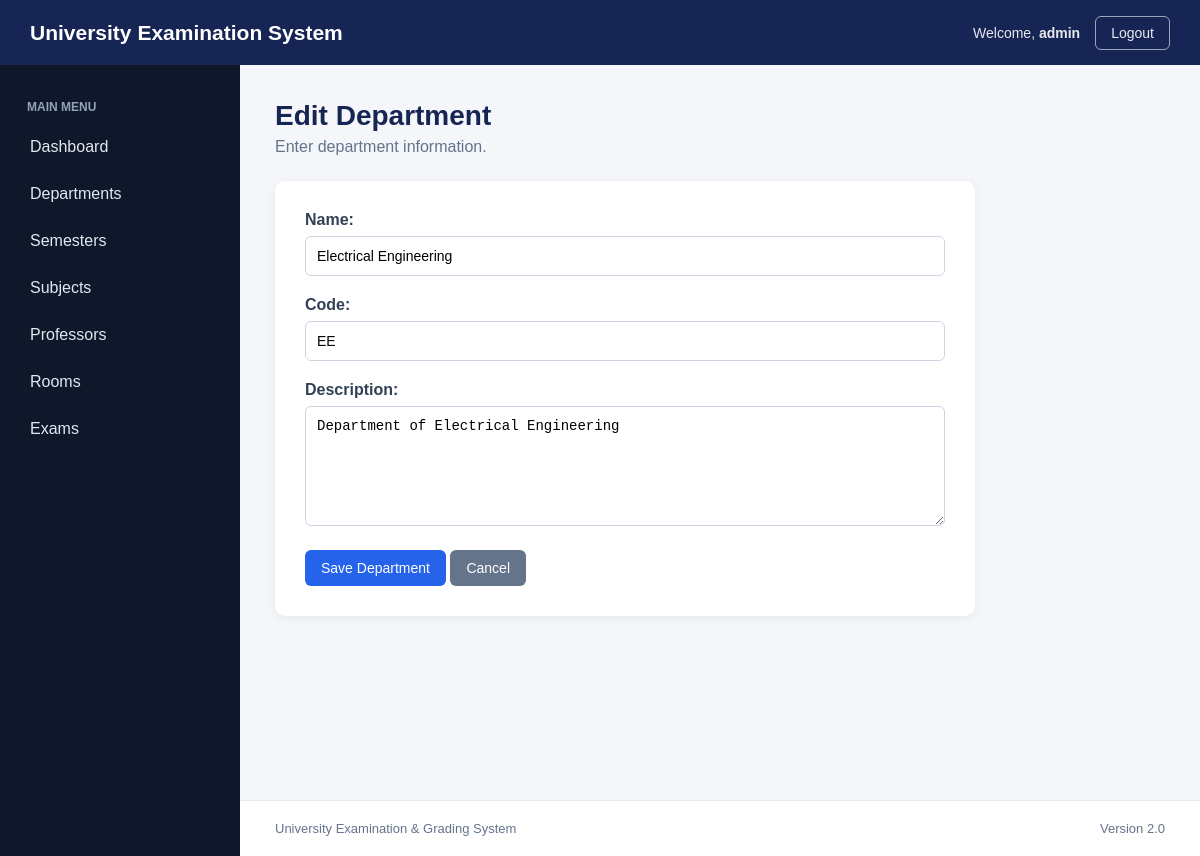
Page /departments/1/edit/ (signed in) on the committed database.
### academics/models.py (models this page shows, shortened)
class Department(models.Model):
    name = models.CharField(max_length=100)
    code = models.CharField(
        max_length=20,
        unique=True
    )
    description = models.TextField(
        blank=True
    )

### academics/views.py (the view)
@login_required
def department_edit(request, pk):
    department = get_object_or_404(
        Department,
        pk=pk
    )
    if request.method == "POST":
        form = DepartmentForm(
            request.POST,
            instance=department
        )
        if form.is_valid():
            form.save()
            return redirect("departments")
    else:
        form = DepartmentForm(
            instance=department
        )
    return render(
        request,
        "academics/department_form.html",
        {
            "form": form,
            "page_title": "Edit Department"
        }
    )

### academics/forms.py
class DepartmentForm(forms.ModelForm):
    class Meta:
        model = Department
        fields = [
            "name",
            "code",
            "description"
        ]
        widgets = {
            "name": forms.TextInput(
                attrs={
                    "placeholder": "Enter department name"
                }
            ),
            "code": forms.TextInput(
                attrs={
                    "placeholder": "Enter department code"
                }
            ),
            "description": forms.Textarea(
                attrs={
                    "placeholder": "Enter department description",
                    "rows": 4
                }
            ),
        }

### academics/templates/academics/department_form.html (shortened to what this page needs)
{% extends "academics/base.html" %}
{% block content %}
<div class="page-header">
    <div>
        <h1 class="page-title">
            {{ page_title }}
        </h1>
        <p class="page-description">
            Enter department information.
        </p>
    </div>
</div>
<div class="form-container">
    <form method="POST">
        {% for field in form %}
            <div class="form-group">
                {{ field.label_tag }}
                {{ field }}
            </div>
        {% endfor %}
        <button
            type="submit"
            class="btn btn-primary"
        >
            Save Department
        </button>
        <a
            href="{% url 'departments' %}"
            class="btn btn-secondary"
        >
            Cancel
        </a>
    </form>
</div>
{% endblock %}

### academics/templates/academics/base.html (shortened to what this page needs)
{% load static %}
<!DOCTYPE html>
<html lang="en">
<head>
    <link
        rel="stylesheet"
        href="{% static 'academics/css/style.css' %}"
    >
</head>
<body>
<header class="topbar">
    <div class="logo">
        University Examination System
    </div>
    <div class="topbar-right">
        {% if user.is_authenticated %}
            <span class="welcome-text">
                Welcome,
                <strong>
                    {{ user.username }}
                </strong>
            </span>
            <form
                method="POST"
                action="{% url 'logout' %}"
                class="logout-form"
            >
                <button
                    type="submit"
                    class="logout-button"
                >
                    Logout
                </button>
            </form>
        {% endif %}
    </div>
</header>
<div class="layout">
    <aside class="sidebar">
        <div class="sidebar-title">
            MAIN MENU
        </div>
        <a
            href="{% url 'home' %}"
            class="nav-link"
        >
            Dashboard
        </a>
        <a
            href="{% url 'departments' %}"
            class="nav-link"
        >
            Departments
        </a>
        <a
            href="{% url 'semesters' %}"
            class="nav-link"
        >
            Semesters
        </a>
        <a
            href="{% url 'subjects' %}"
            class="nav-link"
        >
            Subjects
        </a>
        <a
            href="{% url 'professors' %}"
            class="nav-link"
        >
            Professors
        </a>
        <a
            href="{% url 'rooms' %}"
            class="nav-link"
        >
            Rooms
        </a>
        <a
            href="{% url 'exams' %}"
            class="nav-link"
        >
            Exams
        </a>
    </aside>
    <main class="main-content">
        {% block content %}
        {% endblock %}
    </main>
</div>
<footer class="footer">
    <p>
        University Examination & Grading System
    </p>
    <p>
        Version 2.0
    </p>
</footer>
</body>
</html>

### academics/static/academics/css/style.css (style rules this page uses)
* { margin: 0; padding: 0; box-sizing: border-box; }
body { font-family: Arial, Helvetica, sans-serif; background-color: #f4f6f9; color: #222; }
.topbar { height: 65px; background-color: #172554; color: white; display: flex; align-items: center; justify-content: space-between; padding: 0 30px; position: fixed; top: 0; left: 0; right: 0; z-index: 1000; }
.logo { font-size: 21px; font-weight: bold; }
.topbar-right { font-size: 14px; opacity: 0.9; }
.layout { display: flex; min-height: calc(100vh - 65px); margin-top: 65px; }
.sidebar { width: 240px; background-color: #0f172a; padding: 25px 15px; position: fixed; top: 65px; bottom: 0; left: 0; }
.sidebar-title { color: #94a3b8; font-size: 12px; font-weight: bold; margin: 10px 12px 12px; }
.nav-link { display: block; color: #e2e8f0; text-decoration: none; padding: 12px 15px; margin-bottom: 5px; border-radius: 7px; transition: 0.2s; }
.main-content { margin-left: 240px; width: calc(100% - 240px); padding: 35px; }
.page-header { display: flex; justify-content: space-between; align-items: center; margin-bottom: 25px; }
.page-title { font-size: 28px; color: #172554; }
.page-description { margin-top: 6px; color: #64748b; }
.btn { display: inline-block; padding: 10px 16px; border-radius: 6px; text-decoration: none; border: none; cursor: pointer; font-size: 14px; }
.btn-primary { background-color: #2563eb; color: white; }
.btn-secondary { background-color: #64748b; color: white; }
.form-container { background-color: white; padding: 30px; max-width: 700px; border-radius: 10px; box-shadow: 0 2px 10px rgba(0, 0, 0, 0.06); }
.form-group { margin-bottom: 20px; }
.form-group label { display: block; margin-bottom: 7px; font-weight: bold; color: #334155; }
.form-group input, .form-group select, .form-group textarea { width: 100%; padding: 11px; border: 1px solid #cbd5e1; border-radius: 6px; font-size: 14px; }
.form-group textarea { min-height: 120px; }
.footer { margin-left: 240px; padding: 20px 35px; background-color: white; border-top: 1px solid #e2e8f0; color: #64748b; display: flex; justify-content: space-between; font-size: 13px; }
.topbar-right { display: flex; align-items: center; gap: 15px; }
.welcome-text { color: white; font-size: 14px; }
.welcome-text strong { font-weight: 600; }
.logout-form { display: inline; margin: 0; }
.logout-button { background: transparent; border: 1px solid rgba(255, 255, 255, 0.65); color: white; padding: 8px 15px; border-radius: 6px; cursor: pointer; font-size: 14px; transition: 0.2s ease; }

### rows in the picture
Department: form "Electrical Engineering" "EE" "Department of Electrical Engineering"

### other values in the picture
{{ user.username }} "admin"
{{ page_title }} "Edit Department"
{{ field.label_tag }} "Name:" "Code:" "Description:"
